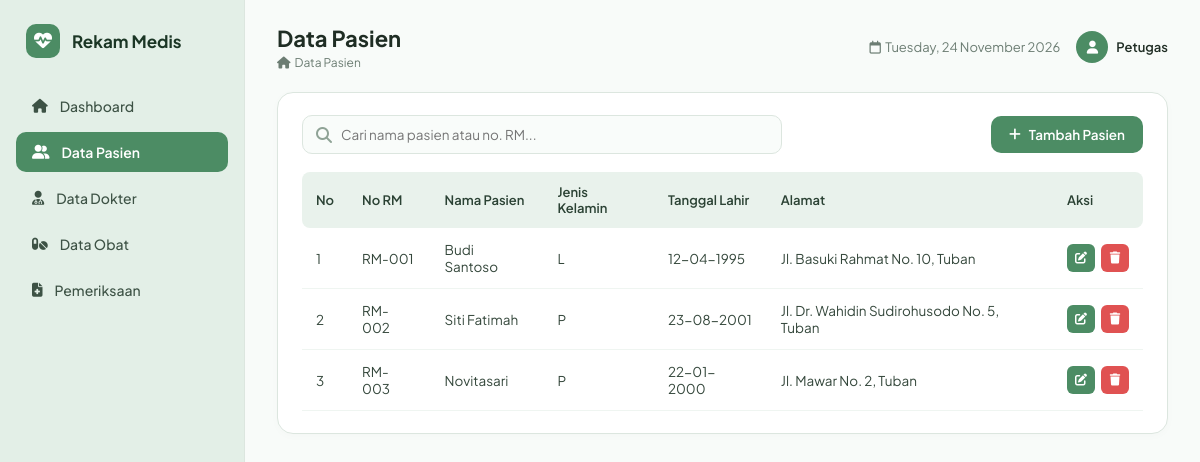
The app's page /pasien.php with its own data.
### tables this page shows
CREATE TABLE `pasien` (
  `id_pasien` int(11) NOT NULL,
  `no_rm` varchar(20) NOT NULL,
  `nama_pasien` varchar(100) NOT NULL,
  `jenis_kelamin` enum('L','P') NOT NULL,
  `tanggal_lahir` date NOT NULL,
  `alamat` text NOT NULL
);

### pasien.php (the view, shortened to what this page needs)
<?php
include 'koneksi.php';
include 'layout.php';
$aksi = $_GET['aksi'] ?? 'list';
if ($aksi == 'tambah' || $aksi == 'edit'):
    $edit = ['id_pasien'=>'', 'no_rm'=>'', 'nama_pasien'=>'', 'jenis_kelamin'=>'', 'tanggal_lahir'=>'', 'alamat'=>''];
    $judul_form = "Tambah Pasien";
    if ($aksi == 'edit' && isset($_GET['id'])) {
        $id = mysqli_real_escape_string($koneksi, $_GET['id']);
        $edit = mysqli_fetch_assoc(mysqli_query($koneksi, "SELECT * FROM pasien WHERE id_pasien='$id'"));
        $judul_form = "Edit Pasien";
    }
    header_layout($judul_form, "Data Pasien &nbsp;>&nbsp; $judul_form", "pasien");
?>
    <div class="card-box">
        <form method="POST">
            <input type="hidden" name="id_pasien" value="<?= $edit['id_pasien'] ?>">
            <div class="form-grid">
                <div class="form-group form-full">
                    <label>No. Rekam Medis</label>
                    <input type="text" name="no_rm" value="<?= htmlspecialchars($edit['no_rm']) ?>" placeholder="Contoh: RM006" required>
                </div>
                <div class="form-group form-full">
                    <label>Nama Pasien</label>
                    <input type="text" name="nama_pasien" value="<?= htmlspecialchars($edit['nama_pasien']) ?>" placeholder="Masukkan nama pasien" required>
                </div>
                <div class="form-group">
                    <label>Jenis Kelamin</label>
                    <select name="jenis_kelamin" required>
                        <option value="">Pilih jenis kelamin</option>
                        <option value="L" <?= $edit['jenis_kelamin']=='L'?'selected':'' ?>>Laki-laki (L)</option>
                        <option value="P" <?= $edit['jenis_kelamin']=='P'?'selected':'' ?>>Perempuan (P)</option>
                    </select>
                </div>
                <div class="form-group">
                    <label>Tanggal Lahir</label>
                    <input type="date" name="tanggal_lahir" value="<?= $edit['tanggal_lahir'] ?>" required>
                </div>
                <div class="form-group form-full">
                    <label>Alamat</label>
                    <textarea name="alamat" rows="3" placeholder="Masukkan alamat pasien..." required><?= htmlspecialchars($edit['alamat']) ?></textarea>
                </div>
            </div>
            <div class="form-actions">
                <a href="pasien.php" class="btn btn-secondary">Batal</a>
                <button type="submit" name="simpan" class="btn btn-primary"><i class="fa-solid fa-floppy-disk"></i> Simpan</button>
            </div>
        </form>
    </div>
<?php
else:
    $cari = $_GET['cari'] ?? '';
    $cari_esc = mysqli_real_escape_string($koneksi, $cari);
    $where = $cari ? "WHERE nama_pasien LIKE '%$cari_esc%' OR no_rm LIKE '%$cari_esc%'" : "";
?>
    <div class="card-box">
        <div class="card-header">
            <form method="GET" class="search-box">
                <i class="fa-solid fa-magnifying-glass"></i>
                <input type="text" name="cari" value="<?= htmlspecialchars($cari) ?>" placeholder="Cari nama pasien atau no. RM...">
            </form>
            <a href="pasien.php?aksi=tambah" class="btn btn-primary"><i class="fa-solid fa-plus"></i> Tambah Pasien</a>
        </div>
        <table>
            <thead>
                <tr>
                    <th>No</th><th>No RM</th><th>Nama Pasien</th><th>Jenis Kelamin</th><th>Tanggal Lahir</th><th>Alamat</th><th>Aksi</th>
                </tr>
            </thead>
            <tbody>
                <?php
                $no = 1;
                $q = mysqli_query($koneksi, "SELECT * FROM pasien $where ORDER BY id_pasien ASC");
                while ($row = mysqli_fetch_assoc($q)):
                ?>
                <tr>
                    <td><?= $no++ ?></td>
                    <td><?= htmlspecialchars($row['no_rm']) ?></td>
                    <td><?= htmlspecialchars($row['nama_pasien']) ?></td>
                    <td><?= $row['jenis_kelamin'] ?></td>
                    <td><?= date('d-m-Y', strtotime($row['tanggal_lahir'])) ?></td>
                    <td><?= htmlspecialchars($row['alamat']) ?></td>
                    <td>
                        <div class="action-group">
                            <a href="pasien.php?aksi=edit&id=<?= $row['id_pasien'] ?>" class="act-btn act-edit" title="Edit"><i class="fa-solid fa-pen-to-square"></i></a>
                            <a href="pasien.php?hapus=<?= $row['id_pasien'] ?>" class="act-btn act-del" title="Hapus" onclick="return confirm('Yakin hapus data pasien ini?')"><i class="fa-solid fa-trash"></i></a>
                        </div>
                    </td>
                </tr>
                <?php endwhile; ?>
            </tbody>
        </table>
    </div>
<?php endif; footer_layout(); ?>

### style.css (style rules this page uses)
:root { --primary: #4c8c64; --primary-dark: #3b7250; --sage-bg: #eef5f0; --sage-sidebar: #e3efe7; --sage-card: #d9eae0; --text-dark: #1f2d24; --text-muted: #6c7d73; --border-color: #dce6df; --white: #ffffff; }
* { box-sizing: border-box; margin: 0; padding: 0; font-family: 'Plus Jakarta Sans', sans-serif; }
body { background-color: #f4f8f5; color: var(--text-dark); }
.card-box { background: var(--white); border-radius: 16px; padding: 22px 24px; border: 1px solid var(--border-color); box-shadow: 0 2px 10px rgba(0,0,0,0.02); }
.card-header { display: flex; justify-content: space-between; align-items: center; margin-bottom: 18px; gap: 12px; }
.search-box { position: relative; flex: 1; max-width: 480px; }
.search-box i { position: absolute; left: 14px; top: 50%; transform: translateY(-50%); color: #8fa396; }
.search-box input { width: 100%; padding: 10px 14px 10px 38px; border: 1px solid var(--border-color); border-radius: 10px; font-size: 13.5px; background: #f9fcfa; outline: none; }
.btn { padding: 10px 18px; border-radius: 10px; font-size: 13.5px; font-weight: 600; text-decoration: none; border: none; cursor: pointer; display: inline-flex; align-items: center; gap: 8px; }
.btn-primary { background: var(--primary); color: white; }
table { width: 100%; border-collapse: collapse; }
thead th { background: #e9f2ec; color: #2b4234; font-weight: 600; font-size: 13px; padding: 12px 14px; text-align: left; }
thead th:first-child { border-radius: 8px 0 0 8px; }
thead th:last-child { border-radius: 0 8px 8px 0; }
tbody td { padding: 13px 14px; font-size: 13.5px; border-bottom: 1px solid #eff5f1; color: #34473b; }
.action-group { display: flex; gap: 6px; }
.act-btn { width: 28px; height: 28px; border-radius: 6px; display: inline-flex; align-items: center; justify-content: center; color: white; text-decoration: none; font-size: 12px; }
.act-edit { background: #4c8c64; }
.act-del { background: #e05252; }

### records on screen
pasien: no_rm "RM-001", nama_pasien "Budi Santoso", jenis_kelamin "L", tanggal_lahir "12-04-1995", alamat "Jl. Basuki Rahmat No. 10, Tuban"
pasien: no_rm "RM-002", nama_pasien "Siti Fatimah", jenis_kelamin "P", tanggal_lahir "23-08-2001", alamat "Jl. Dr. Wahidin Sudirohusodo No. 5, Tuban"
pasien: no_rm "RM-003", nama_pasien "Novitasari", jenis_kelamin "P", tanggal_lahir "22-01-2000", alamat "Jl. Mawar No. 2, Tuban"

### other values on screen
$judul "Data Pasien"
$breadcrumb "Data Pasien"
